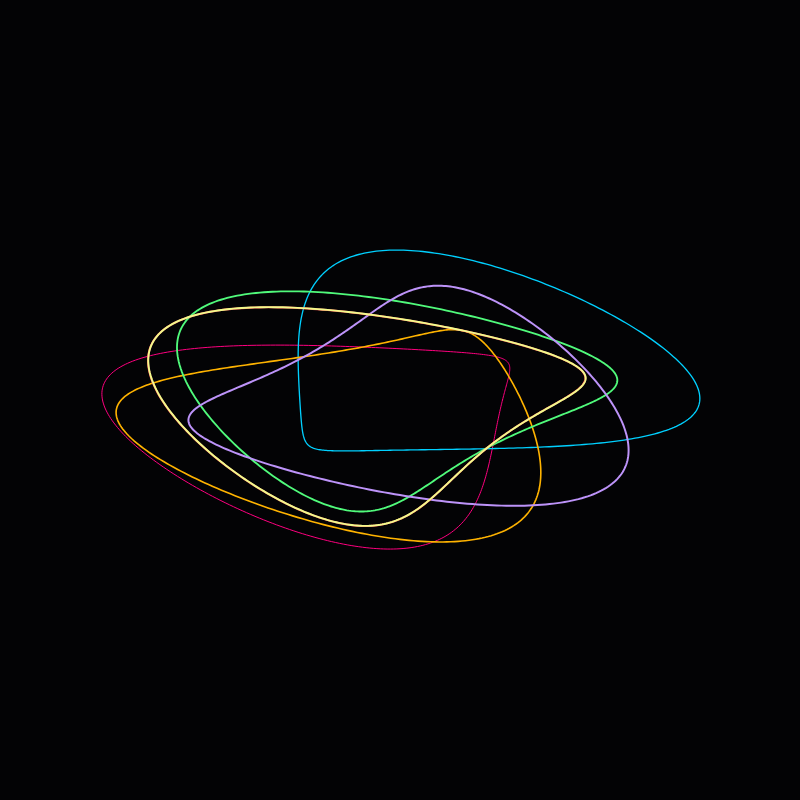
Frame 1 (no input)
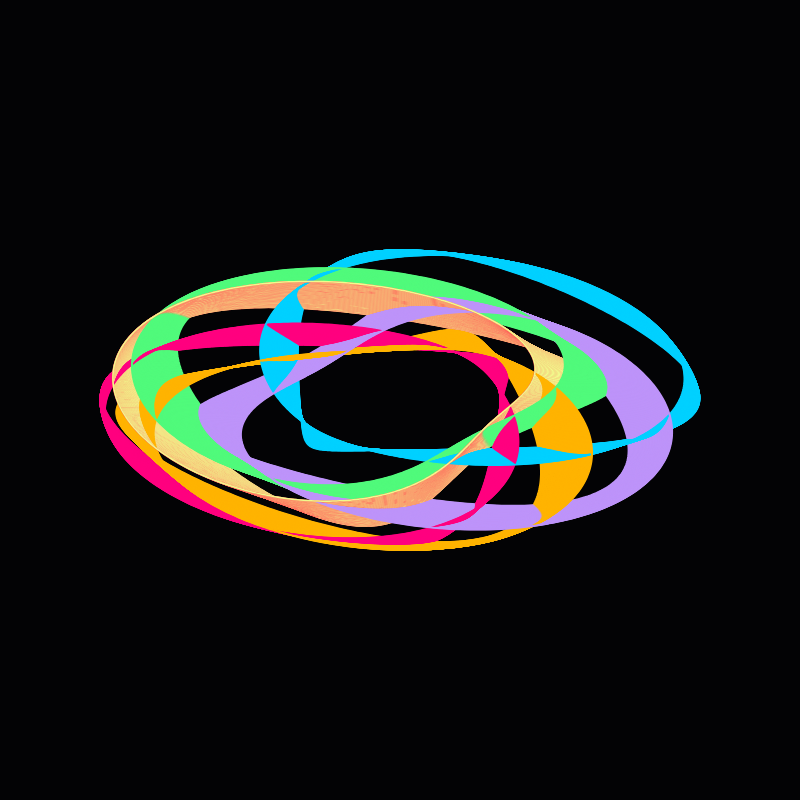
Frame 60 (no input)
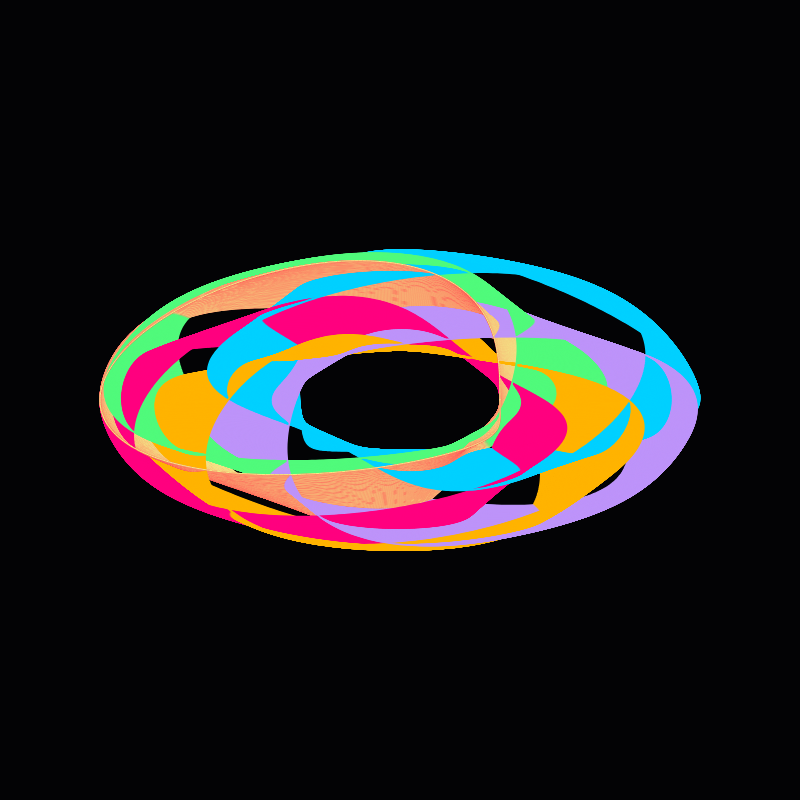
Frame 120 (the mouse pressed at the canvas centre since frame 60)

The p5.js sketch that drew these frames (run headless with seeded random() and noise() and a simulated clock; from frame 60 on, the mouse is pressed at the canvas centre):

// p5.js sketch
// ── sketch.js
const TAU = 6.283185307179586; // Define TAU explicitly for clarity
let time = 0; // Initialize time
let colorPalette = [
  '#ff007f', // Pink
  '#00d0ff', // Blue
  '#ffb300', // Yellow
  '#50fa7b', // Green
  '#bd93f9', // Purple
  '#ff5555', // Red
  '#f1fa8c', // Light Yellow
]; // Palette for different layers

// Array to store initial rotation offsets for each layer
let rotationOffsets = [];

function setup() {
  createCanvas(800, 800);
  background(20 / TAU, 20 / TAU, 30 / TAU); // Dark background using TAU
  noFill();

  // Assign a unique starting rotation for each layer
  for (let i = 0; i < colorPalette.length; i++) {
    rotationOffsets.push(random(TAU)); // Random rotation offset
  }
}

function draw() {
  background(20 / TAU, 20 / TAU, 30 / TAU, TAU / 40); // Semi-transparent fade

  translate(width / (TAU / (TAU / 2)), height / (TAU / (TAU / 2))); // Center the design

  // Draw multiple layers of spirographs
  for (let layer = 0; layer < colorPalette.length; layer++) {
    let layerOffset = layer * TAU / (TAU * 3); // Slightly offset each layer
    drawSpirograph(layerOffset, colorPalette[layer], rotationOffsets[layer]);
  }

  time += TAU / (TAU * 100); // Increment time
}

function drawSpirograph(offset, color, initialRotation) {
  strokeWeight((TAU / TAU) + sin(time + offset) * (TAU / TAU)); // Dynamic weight
  stroke(color); // Assign unique color to the layer

  beginShape();
  for (let t = 0; t < TAU; t += TAU / (TAU * 57.2958)) { // Use TAU for full circle
    // Radii using TAU
    let r1 = TAU * 31.831 + TAU * 15.9155 * sin(time + t * (TAU / TAU) + offset + initialRotation);
    let r2 = TAU * 15.9155 + TAU * 7.95775 * cos(time - t * (TAU / TAU) - offset - initialRotation);
    let x = r1 * cos(t);
    let y = r2 * sin(t);
    vertex(x, y);
  }
  endShape(CLOSE);
}
